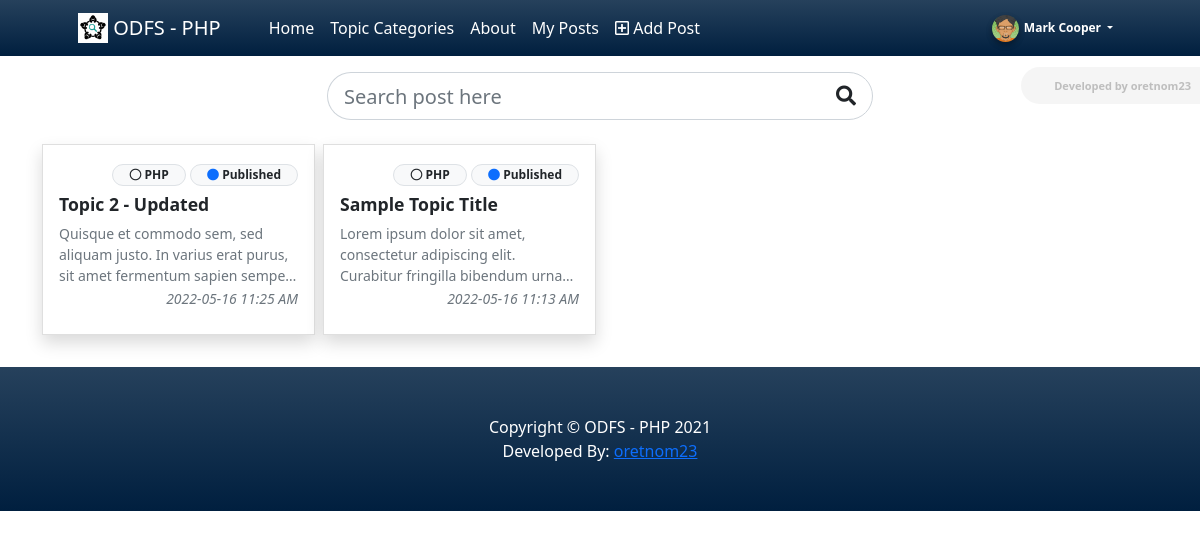
The page /?p=posts (signed in) on the database its author committed.
### tables this page shows
CREATE TABLE `post_list` (
  `id` int(30) NOT NULL,
  `user_id` int(30) NOT NULL,
  `category_id` int(30) NOT NULL,
  `title` text NOT NULL,
  `content` text NOT NULL,
  `status` tinyint(1) NOT NULL DEFAULT 0,
  `delete_flag` tinyint(1) NOT NULL DEFAULT 0,
  `date_created` datetime NOT NULL DEFAULT current_timestamp(),
  `date_updated` datetime NOT NULL DEFAULT current_timestamp() ON UPDATE current_timestamp()
);

CREATE TABLE `category_list` (
  `id` int(30) NOT NULL,
  `name` text NOT NULL,
  `description` text NOT NULL,
  `status` tinyint(1) NOT NULL DEFAULT 1,
  `delete_flag` tinyint(1) NOT NULL DEFAULT 0,
  `date_created` datetime NOT NULL DEFAULT current_timestamp(),
  `date_updated` datetime NOT NULL DEFAULT current_timestamp() ON UPDATE current_timestamp()
);

### classes/DBConnection.php (called while the page is built, shortened)
<?php
class DBConnection{
    private $host = DB_SERVER;
    private $username = DB_USERNAME;
    private $password = DB_PASSWORD;
    private $database = DB_NAME;
    public $conn;
    public function __construct(){
        if (!isset($this->conn)) {
            $this->conn = new mysqli($this->host, $this->username, $this->password, $this->database);
        }
    }
}
?>

### classes/SystemSettings.php (called while the page is built, shortened)
<?php
class SystemSettings extends DBConnection{
	function userdata($field = ''){
		if(!empty($field)){
			if(isset($_SESSION['userdata'][$field]))
				return $_SESSION['userdata'][$field];
			else
				return null;
		}else{
			return false;
		}
	}
}
$_settings = new SystemSettings();
?>

### posts/index.php (the view, shortened to what this page needs)
<section class="py-3">
    <div class="container">
        <div class="row justify-content-center mb-4">
            <div class="col-lg-6 col-md-8 col-sm-12 col-xs-12">
                <div class="input-group input-group-lg" id="search-field">
                    <input type="search" class="form-control form-control-lg  rounded-pill" aria-label="Search Post Input" id="search" placeholder="Search post here">
                    <div class="input-group-append">
                        <span class="input-group-text rounded-pill bg-transparent"><i class="fa fa-search"></i></span>
                    </div>
                </div>
            </div>
        </div>
        <div class="row row-cols-xl-4 row-cols-md-3 row-cols-sm-1 gx-2 gy-2">
            <?php
            $posts = $conn->query("SELECT p.*, c.name as `category` FROM `post_list` p inner join category_list c on p.category_id = c.id where p.user_id = '{$_settings->userdata('id')}' and p.`delete_flag` = 0 order by abs(unix_timestamp(p.date_created)) desc");
            while($row = $posts->fetch_assoc()):
            ?>
            <div class="col post-item">
                <a href="./?p=posts/view_post&id=<?= $row['id'] ?>" class="card rounded-0 shadow text-decoration-none text-reset">
                    <div class="card-body">
                        <div class="mb-2 text-right">
                            <small class="badge badge-light border text-dark rounded-pill px-3"><i class="far fa-circle"></i> <?= $row['category'] ?></small>
                            <?php if($row['status'] == 1): ?>
                                <small class="badge badge-light border text-dark rounded-pill px-3"><i class="fa fa-circle text-primary"></i> Published</small>
                            <?php else: ?>
                                <small class="badge badge-light border text-dark rounded-pill px-3"><i class="fa fa-circle text-secondary"></i> Unpublished</small>
                            <?php endif; ?>
                        </div>
                        <h3 class="card-title w-100 font-weight-bold"><?= $row['title'] ?></h3>
                        <div class="card-text truncate-3 text-muted text-sm"><?= strip_tags($row['content']) ?></div>
                        <div class="mb-2 text-right">
                            <small class="text-muted"><i><?= date("Y-m-d h:i A", strtotime($row['date_created'])) ?></i></small>
                        </div>
                    </div>
                </a>
            </div>
            <?php endwhile; ?>
        </div>
    </div>
</section>

### posts/index.php (style rules this page uses)
#search-field .form-control.rounded-pill { border-top-right-radius:0 !important; border-bottom-right-radius:0 !important; border-right:none !important }
#search-field .input-group-text.rounded-pill { border-top-left-radius:0 !important; border-bottom-left-radius:0 !important; border-right:left !important }
.post-item { transition:all .2s ease-in-out; }

### rows shown on the page
post_list: category.name "PHP", status 1 (drawn), title "Topic 2 - Updated", content "Quisque et commodo sem, sed aliquam justo. In varius erat purus, sit amet fermentum sapien…", date_created "2022-05-16 11:25 AM"
post_list: category.name "PHP", status 1 (drawn), title "Sample Topic Title", content "Lorem ipsum dolor sit amet, consectetur adipiscing elit. Curabitur fringilla bibendum…", date_created "2022-05-16 11:13 AM"

### other values the page prints
$_settings->info('short_name') "ODFS - PHP"
$_settings->userdata('firstname').' '.$_settings->userdata('lastname') "Mark Cooper"
